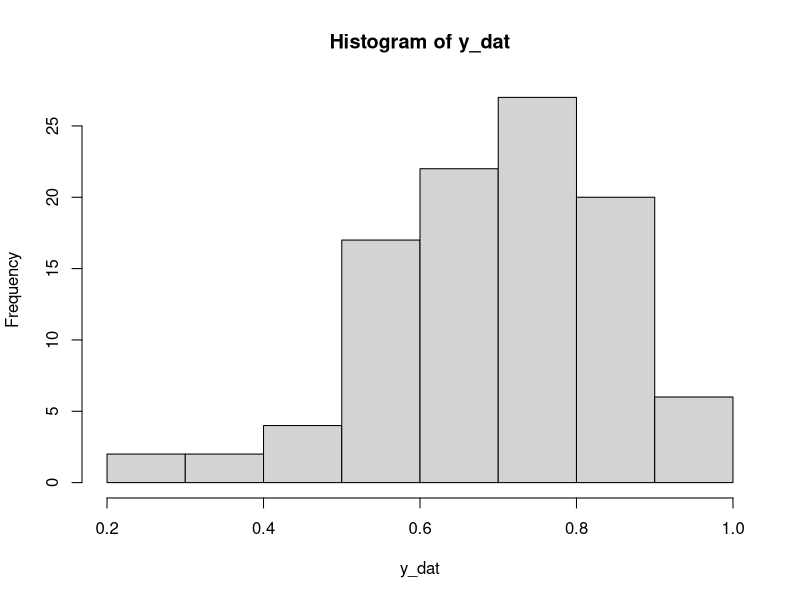

Here is the R script that generated this plot: (Note: this script raises an error after producing the figure.)
#Trying to replicate Surya's method
#Algorithm 1
library(dplyr)
library(VGAM)
library(matrixcalc)
library(truncnorm)
library(caTools)



cov_mat <- function(x,x_pred,ell,lambda, nugget=0.){
  inds <- 1:length(x)
  
  out_mat <- lambda^(-1)*exp(-as.matrix(dist(c(x,x_pred)))[inds,-inds]^2/ell^2)
  
  if(length(x)==length(x_pred)){
    return(out_mat + nugget*diag(length(x)))
  }
  
  return(out_mat)
}


sqrt_inv <- function(mat){
  #Take inverse first
  inv <- chol2inv(chol(mat))
  
  #Take sqrt next
  e <- eigen(inv,symmetric=TRUE)
  out_mat <- e$vectors%*%diag(sqrt(e$values))%*%t(e$vectors)
  return(out_mat)
}

#Not using currently
gp_pred <- function(sqrt_inv_mat,knots,x,y,ell,lambda,nugget=0){
  #Need sqrt_inv function
  A_gam <- sqrt_inv_mat%*%cov_mat(x=knots,x_pred=y,ell=ell,lambda=lambda)
  
  #may not be t()
  return(t(matrix(x))%*%A_gam)
}


density_pred <- function(sqrt_inv_mat,knots,x,y,ell,lambda,nugget=0){
  int_grid <- seq(0,1,length=101)
  
  #Knot preds
  A_gam_knot = sqrt_inv_mat%*%cov_mat(x=knots,x_pred=y,ell=ell,lambda=lambda)
  knot_vals = exp(t(matrix(x))%*%A_gam_knot)
  
  #All preds
  A_gam_all =  sqrt_inv_mat%*%cov_mat(x=knots,x_pred=int_grid,ell=ell,
                                      lambda=lambda)
  all_vals <- exp(t(matrix(x))%*%A_gam_all)

  est_int <- trapz(int_grid,all_vals)
  
  return(list(dens_est = knot_vals/est_int, f_est = all_vals/est_int))
}

#test <- density_pred(sig_gam_sqrt_inv_cur,knots,x_cur,y_dat,ell_cur,lambda_cur)


alpha = 7
beta = 3

m <- 21
n <- 100
knots <- seq(0,1,length=m)

#Data comes from Beta(alpha,beta) distribution
y_dat <- rbeta(n,alpha,beta)
hist(y_dat)
plot(grid,dbeta(grid,alpha,beta))

#Initial values for X
init <- mvrnorm(1,rep(0,m),diag(m))

#Tuning parameter for MH moves
kap_x <- rep(1,m)
kap_lam <-1
kap_ell <- 0.5

delta_ell <- 0.3
delta_lam <- 0.3
  
#Setup output values
N = 1E4
burnin <- 1E3

f_out <- matrix(0,N,101)
x_out <- matrix(0,N,m)
ell_out <- lambda_out <- numeric(N)

lam_ratio <- ell_ratio <- 0
x_ratios <- numeric(m)


#Draw from covariance parameters
ell_loc <- 0
ell_scale <- 1
ell_shape <- 0.5


lam_a <- 3
lam_b <- 3

ell_a <- 1
ell_b <- 1

#draws from priors
(lambda_cur <- rgamma(1,lam_a,lam_b))
#(ell_cur <- rfrechet(1,ell_loc,ell_scale,ell_shape))
ell_cur <- rgamma(1,ell_a,ell_b)

sig_gam_sqrt_inv_cur <- sqrt_inv(cov_mat(x=knots,x_pred=knots,ell=ell_cur,
                                         lambda=lambda_cur,
                                         nugget=1E-5))

x_cur <- init
vals_cur <- density_pred(sig_gam_sqrt_inv_cur,knots,x_cur,y_dat,
                         ell_cur,lambda_cur)
log_f_cur <- log(vals_cur$dens_est)

start_t <- proc.time()
for(i in 1:(N+burnin)){
  #update X
  
  for(j in 1:m){
    xj_st <- rnorm(1,x_cur[j],kap_x)
    x_st <- x_cur
    x_st[j] <- xj_st
    vals_st <- density_pred(sig_gam_sqrt_inv_cur,knots, x_st,y_dat,
                            ell_cur,lambda_cur)
    log_f_st <- log(vals_st$dens_est)
    
    xj_cur= x_cur[j]
    #For each x, MH step
    #If accept x_j, update all current vals
    if((dnorm(xj_st,log=TRUE) + sum(log_f_st) - dnorm(xj_cur,log=TRUE) - 
        sum(log_f_cur)) > log(runif(1))){#Er, check this
      x_cur[j] <- xj_st
      vals_cur <- vals_st
      log_f_cur <- log_f_st
      x_ratios[j] <- x_ratios[j] + 1
    }
  }
  #############
  #Update ell
  #############
  #propose new ell - truncated normal
#  ell_st <- rtruncnorm(1,a=0,mean = ell_cur,sd=kap_ell)
  z_ell <- rnorm(1)
  ell_st <- ell_cur*exp(delta_ell*z_ell)
  #adjust_ratio <- pnorm(ell_cur,log=TRUE) - pnorm(ell_st,log=TRUE)
  adjust_ratio <- delta_ell*z_ell
  
  #get likelihood from ell_st
  sig_gam_sqrt_inv_st <- sqrt_inv(cov_mat(x=knots,x_pred=knots,ell=ell_st,
                                          lambda=lambda_cur,nugget=1E-5))
  vals_st <- density_pred(sig_gam_sqrt_inv_st,knots,x_cur,y_dat, ell = ell_st,
                          lambda = lambda_cur)
  log_f_st <- log(vals_st$dens_est)
  
  #Do accept/reject step
#   if((dfrechet(ell_st,ell_loc,ell_scale,ell_shape, log=TRUE) + sum(log_f_st) -
#       dfrechet(ell_cur,ell_loc,ell_scale,ell_shape, log=TRUE) - sum(log_f_cur) +
#        adjust_ratio + rexp(1)) > 0){#Er, check this
  if((dgamma(ell_st,ell_a,ell_b, log=TRUE) + sum(log_f_st) -
      dgamma(ell_cur,ell_a,ell_b, log=TRUE) - sum(log_f_cur) +
      adjust_ratio + rexp(1)) > 0){#Er, check this
    
    ell_cur <- ell_st
    vals_cur <- vals_st
    log_f_cur <- log_f_st
    ell_ratio <- ell_ratio + 1
  }
  
  ############
  #Update lambda
  #############
  
  #propose new lambda - truncated normal
  #lambda_st <- rtruncnorm(1,a=0,mean = lambda_cur,sd=kap_lam)
  z_lam <- rnorm(1)
  lambda_st <- lambda_cur*exp(delta_lam*z_lam)
  #adjust_ratio <- pnorm(lambda_cur,log=TRUE) - pnorm(lambda_st,log=TRUE)
  adjust_raito <- delta_lam*z_lam
  
  #get likelihood from lambda_st
  sig_gam_sqrt_inv_st <- sqrt_inv(cov_mat(x=knots,x_pred = knots, ell=ell_cur,
                                          lambda=lambda_st, nugget = 1E-5))
  vals_st <- density_pred(sig_gam_sqrt_inv_st,knots,x_cur,y_dat, ell = ell_cur,
                          lambda = lambda_st)
  log_f_st <- log(vals_st$dens_est)
  
  #Do accept/reject step
  if((dgamma(lambda_st,lam_a,lam_b, log=TRUE) + sum(log_f_st) -
      dgamma(lambda_cur,lam_a,lam_b, log=TRUE) - sum(log_f_cur) +
      adjust_ratio + rexp(1)) > 0){#Er, check this
    lambda_cur <- lambda_st
    vals_cur <- vals_st
    log_f_cur <- log_f_st
    lam_ratio <- lam_ratio + 1
  }
  
  sig_gam_sqrt_inv_cur <- sqrt_inv(cov_mat(x=knots,x_pred=knots,ell=ell_cur,
                                           lambda=lambda_cur, nugget=1E-5))
  
  
  #Auto-tune?
  #if past burnin, keep current things
  if(i>burnin){
    x_out[i-burnin,] <- x_cur
    f_out[i-burnin,] <- vals_cur$f_est
    lambda_out[i-burnin] <- lambda_cur
    ell_out[i-burnin] <- ell_cur
  }

}
proc.time() - start_t

(lam_ratio <- lam_ratio/(N+burnin))
(ell_ratio <- ell_ratio/(N+burnin))
(x_ratios <- x_ratios/(N+burnin))

grid <- seq(0,1,length=101)
f_mean <- apply(f_out,2,mean)
plot(grid,f_mean)
plot(lambda_out,type = 'l')
plot(ell_out,type = 'l')
plot(f_out[,1],type = 'l')
plot(x_out[,3],type ='l')

plot(grid,f_mean,main = 'Estimate for Beta(7,3)', type = 'l',
     xlab = 'y',ylab = 'Density',ylim = c(0,4),lwd=2)
lines(grid,apply(f_out,2,quantile,0.025),col = 'blue',lty=2)
lines(grid,apply(f_out,2,quantile,0.975),col = 'blue',lty=2)
lines(grid,dbeta(grid,alpha,beta),col = 'red',lwd=2)
lines(density(y_dat),col = 'green4',lwd = 2)
legend('topleft',c('Posterior Mean','Credible Int','Kernel Density','Truth'),
      col = c('black','blue','green4','red'),lwd = c(2,1,2,2),lty = c(1,2,1,1))
